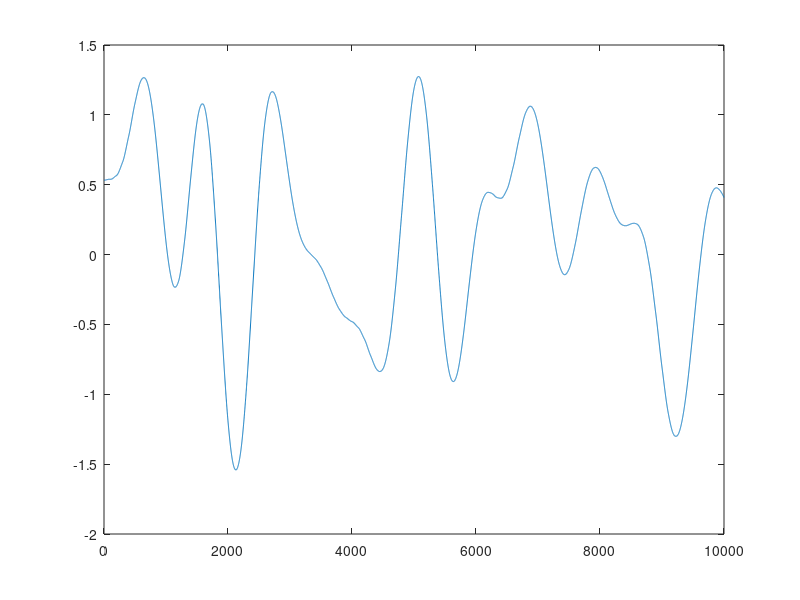
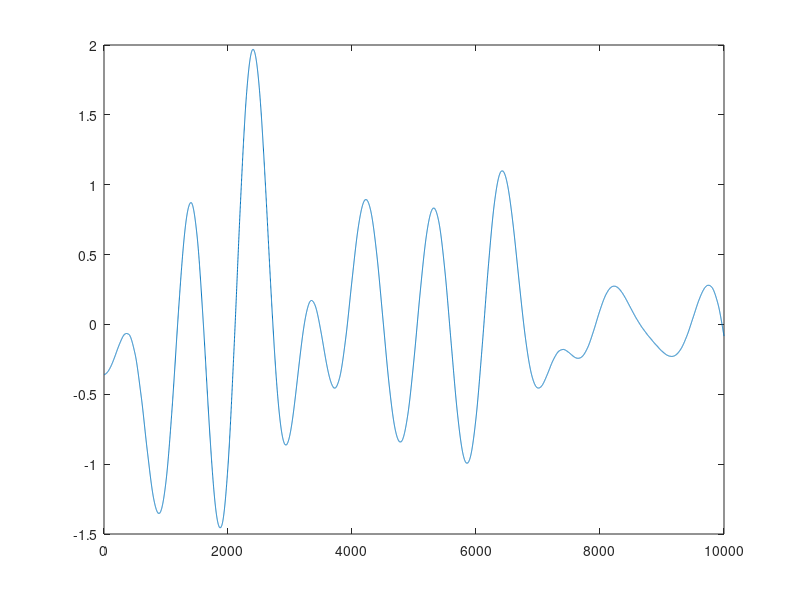

MATLAB code for these plots, in order:
channel = importdata('channefile0001.txt');


figure(1);
plot([1:10000],channel(:,1));

figure(2);
plot([1:10000],channel(:,2));

save('channel_data.mat' ,'channel')